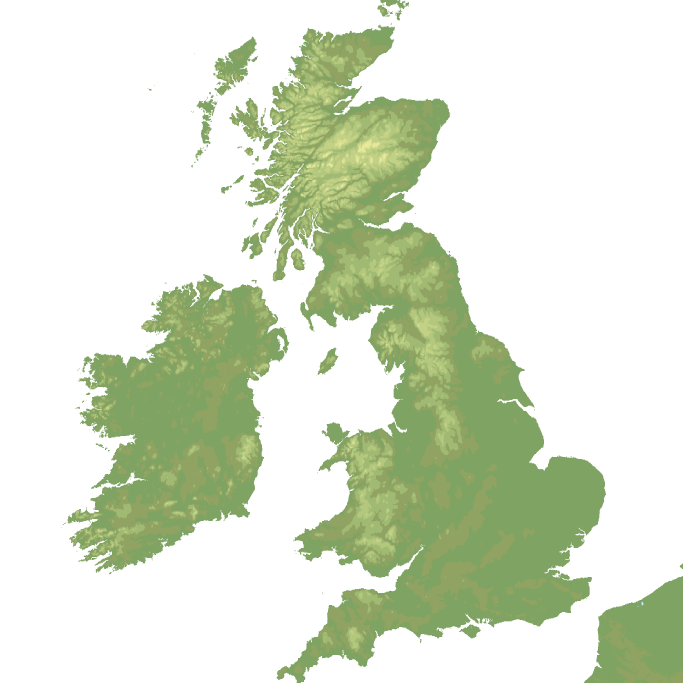
#> input picture utils/uk_hi.png, 2048 x 2048 px (shown at 1/3 size)
$ python png2bin.py   (Python 2 division)
#> lines starting #> are read from the running program, lines starting #| are printed output that depends on the picture
from PIL import Image, ImageDraw
import array
import StringIO

im = Image.open( "uk_hi.png" )
#> im is the input picture: PIL image 2048x2048 RGBA; mean R, G, B, A 45.1, 54.3, 33, 82.1
print im.info
print im.size
#| (2048, 2048)
colors = im.getcolors()
#> colors = 11 items
print colors
#> (printed output is left out)
height=64
width=512
cbar = Image.new( "RGBA", (width,height), (0,0,0,0) )
#> cbar: PIL image 512x64 RGBA; every value is 0
# get a drawing context
d = ImageDraw.Draw( cbar )


print len(colors[:-1])
#| 10
cellwidth = width/len(colors[:-1])
#> cellwidth = 51
x0=0
for c in colors[:-1]:
    (n, rgba) = c
    print rgba
    d.rectangle([(x0,0),(x0+cellwidth,height)],fill=rgba)
    x0 += cellwidth
#> this loop made 10 passes
#> (n, rgba, x0) on passes 1 to 10: (47, (242, 237, 162, 255), 51), (28751, (195, 209, 134, 255), 102), (58, (191, 233, 255, 255), 153), (69226, (179, 199, 125, 255), 204), (367284, (144, 163, 98, 255), 255), (723079, (127, 163, 98, 255), 306), (10, (242, 234, 160, 255), 357), (1977, (232, 232, 155, 255), 408), (3449, (214, 222, 146, 255), 459), (156738, (160, 186, 115, 255), 510)
#| (242, 237, 162, 255)
#| (195, 209, 134, 255)
#| (191, 233, 255, 255)
#| (179, 199, 125, 255)
#| (144, 163, 98, 255)
#| (127, 163, 98, 255)
#| (242, 234, 160, 255)
#| (232, 232, 155, 255)
#> (further printed lines are left out)
#> after the loop, x0 = 510

cbar.save( "cbar.png" )
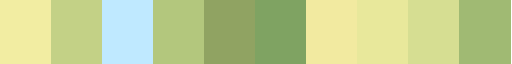
#> saved as cbar.png: PIL image 512x64 RGBA; mean R, G, B, A 192.2, 207.4, 144.5, 254.5; transparent parts drawn white

def getIndex( pix ):
    idx = 0
    for c in colors:
        (n,rgba) = c
        if pix == rgba:
            return idx
        idx += 1
    return -1

for y in range(100,600):
    for x in range(width):
        v = im.getpixel((x,y))
        n = getIndex( v )
        if n == 9:
            im.putpixel((x,y),(255,0,0,255))

im.save( "new.png" )
